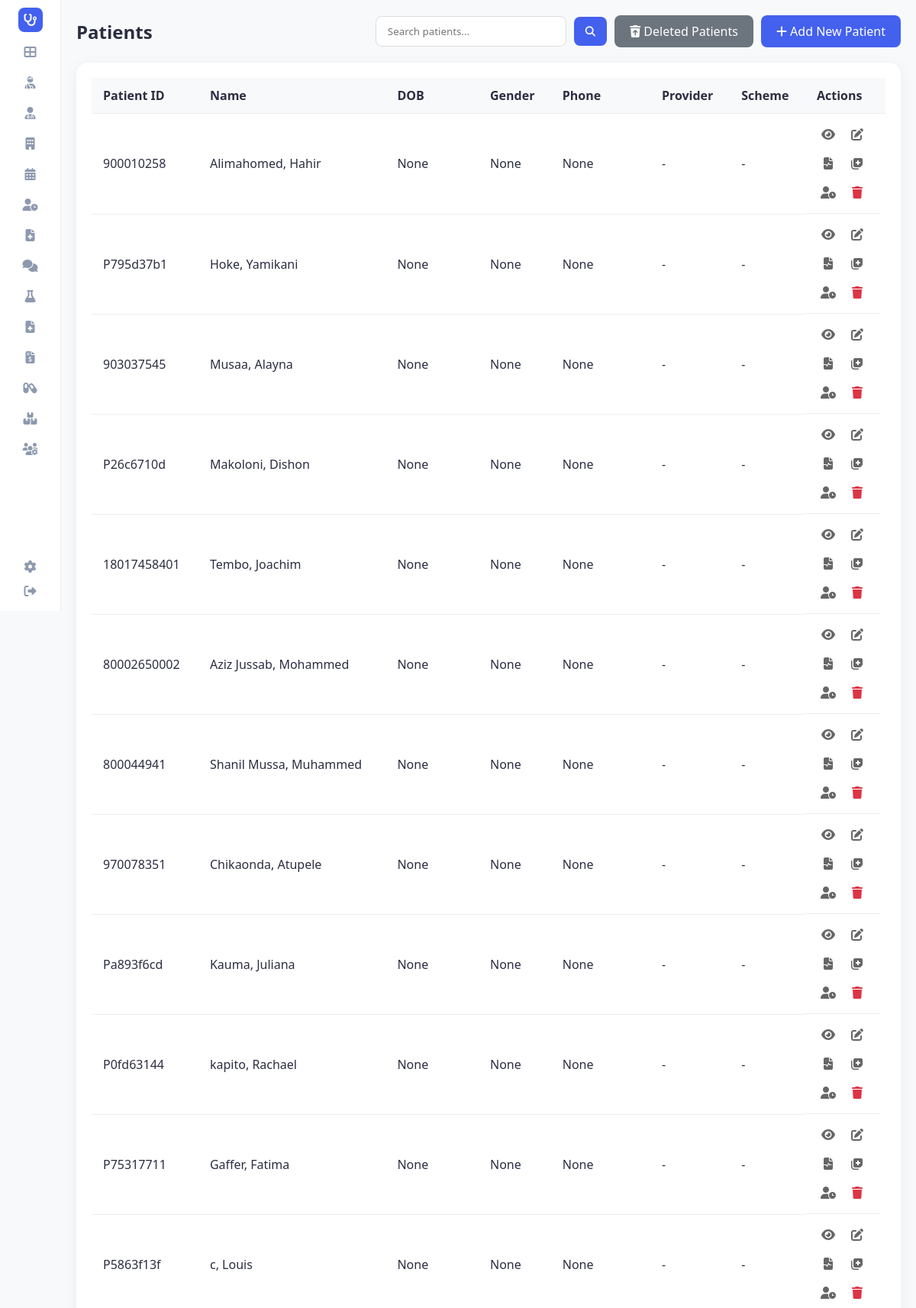
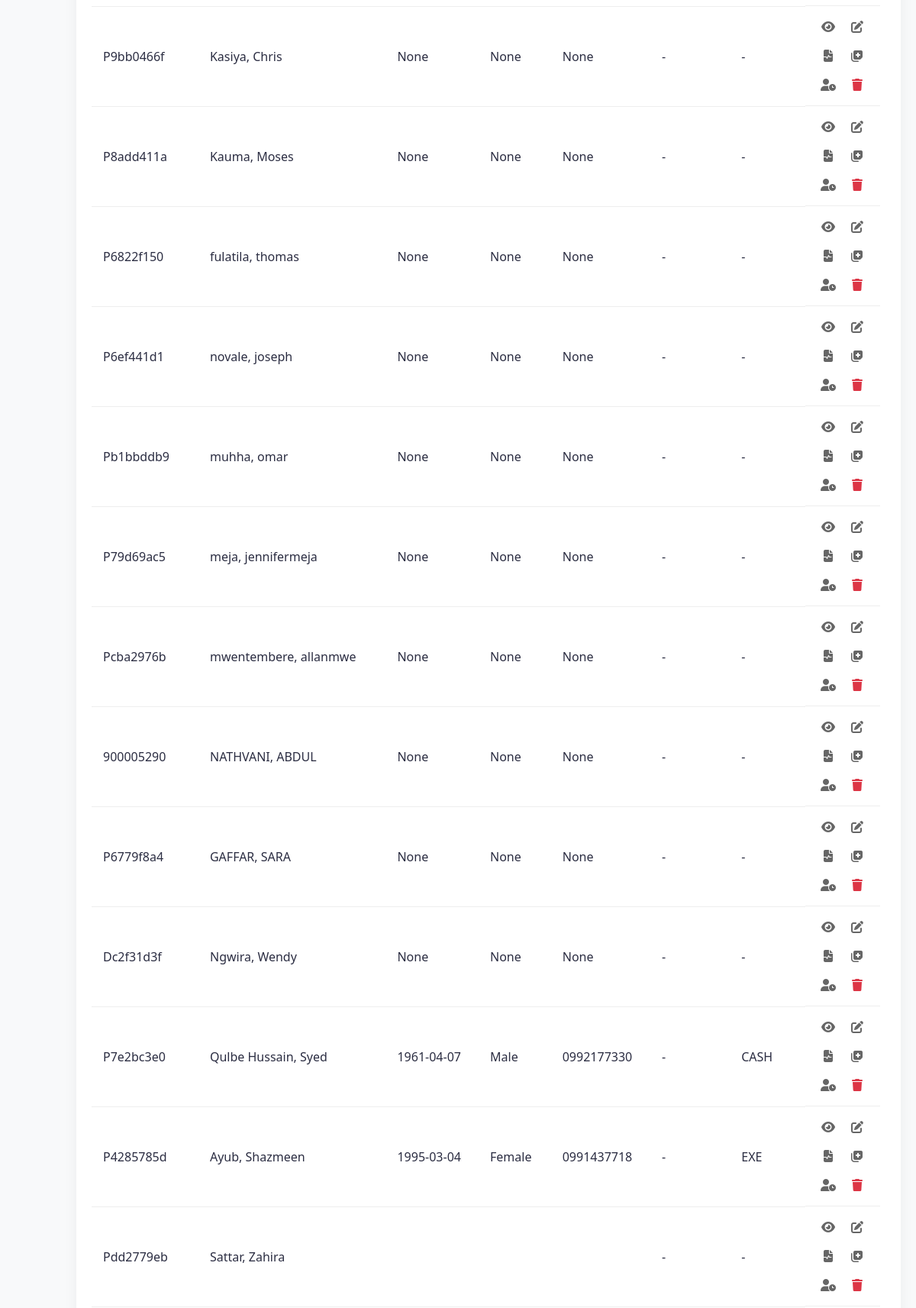
Screenshot of /patients (signed in, upper part) with the database file from the repository (2 pictures, top to bottom).
### tables this page shows
CREATE TABLE patients (
                patient_id TEXT PRIMARY KEY,
                first_name TEXT,
                last_name TEXT,
                date_of_birth TEXT,
                gender TEXT,
                phone TEXT,
                email TEXT,
                address TEXT,
                emergency_contact TEXT,
                blood_group TEXT,
                medical_history TEXT,
                created_date TEXT,
                scheme_provider TEXT,
                scheme_type TEXT
            , is_deleted INTEGER DEFAULT 0, deleted_at TEXT);

### app.py (the view)
@app.route('/patients')
def patients():
    page = request.args.get('page', 1, type=int)
    search_term = request.args.get('search', '').replace(',', ' ').strip()
    search_term = " ".join(search_term.split())
    per_page = 25
    conn = hms.db.get_connection()
    cursor = conn.cursor()
    if search_term:
        search_value = f"%{search_term}%"
        query_params = (search_value, search_value, search_value, search_value, search_value, search_value, search_value)
        cursor.execute("""
            SELECT * FROM patients
            WHERE is_deleted = 0 AND (
                patient_id LIKE ? OR first_name LIKE ? OR last_name LIKE ?
                OR (first_name || ' ' || last_name) LIKE ?
                OR (last_name || ' ' || first_name) LIKE ?
                OR REPLACE(first_name || ' ' || last_name, '  ', ' ') LIKE ?
                OR phone LIKE ?
            )
            ORDER BY rowid DESC LIMIT ? OFFSET ?
        """, (*query_params, per_page, (page - 1) * per_page))
        rows = cursor.fetchall()
        cursor.execute("""
            SELECT COUNT(*) FROM patients
            WHERE is_deleted = 0 AND (
                patient_id LIKE ? OR first_name LIKE ? OR last_name LIKE ?
                OR (first_name || ' ' || last_name) LIKE ?
                OR (last_name || ' ' || first_name) LIKE ?
                OR REPLACE(first_name || ' ' || last_name, '  ', ' ') LIKE ?
                OR phone LIKE ?
            )
        """, query_params)
        total_count = cursor.fetchone()[0]
    else:
        cursor.execute("SELECT * FROM patients WHERE is_deleted = 0 ORDER BY rowid DESC LIMIT ? OFFSET ?",
                       (per_page, (page - 1) * per_page))
        rows = cursor.fetchall()
        cursor.execute("SELECT COUNT(*) FROM patients WHERE is_deleted = 0")
        total_count = cursor.fetchone()[0]
    conn.close()
    patients_list = [hms.db._row_to_obj(Patient, row) for row in rows]
    total_pages = math.ceil(total_count / per_page) if total_count else 1
    return render_template('patients.html', patients=patients_list, page=page,
                           total_pages=total_pages, total_count=total_count, search_term=search_term)

### app.py (called while the page is built)
@app.before_request
def require_login():
    allowed_routes = ['login', 'register', 'static']
    if request.endpoint not in allowed_routes and 'user_id' not in session:
        return redirect(url_for('login'))

@app.context_processor
def inject_user():
    username = session.get('username')
    role = session.get('role')
    unread = 0
    if username:
        unread = hms.get_unread_count(username, role)
    return dict(current_user=username, current_role=role, unread_messages_count=unread, hms=hms)

### database/db_manager.py (called while the page is built)
    def get_connection(self):
        conn = sqlite3.connect(self.db_file)
        conn.row_factory = sqlite3.Row
        return conn

    def _row_to_obj(self, cls: Type[T], row: sqlite3.Row) -> T:
        d = dict(row)
        for field in fields(cls):
            if field.type in (dict, Dict[str, Any], list, List[Any]) and d.get(field.name):
                try:
                    d[field.name] = json.loads(d[field.name])
                except:
                    pass
            elif field.type == bool and field.name in d:
                d[field.name] = bool(d[field.name])
        allowed = {f.name for f in fields(cls)}
        filtered = {k: v for k, v in d.items() if k in allowed}
        return cls(**filtered)

### main.py (called while the page is built)
    def get_unread_count(self, user_id: str, role: str) -> int:
        conn = self.db.get_connection()
        cursor = conn.cursor()
        cursor.execute("""
            SELECT COUNT(*) FROM messages
            WHERE is_read = 0 AND (recipient_id = ? OR recipient_id = ? OR recipient_id = 'all')
        """, (user_id, role))
        count = cursor.fetchone()[0]
        conn.close()
        return count

### templates/patients.html (shortened to what this page needs)
<!DOCTYPE html>
<html lang="en">
<head>
    <link rel="stylesheet" href="{{ url_for('static', filename='style.css') }}">
    <link rel="stylesheet" href="https://cdnjs.cloudflare.com/ajax/libs/font-awesome/6.4.0/css/all.min.css">
</head>
<body>
    <div class="container">
        {% include 'sidebar.html' %}
        <main class="main-content">
            <div class="header-actions">
                <h2>Patients</h2>
                <div style="display: flex; gap: 10px;">
                    <form action="{{ url_for('patients') }}" method="get" class="search-form" style="display: flex; align-items: center; gap: 10px;">
                        <input type="text" name="search" placeholder="Search patients..." value="{{ search_term if search_term else '' }}" style="padding: 10px 15px; border: 1px solid #ddd; border-radius: 8px; outline: none; width: 250px;">
                        <button type="submit" style="background-color: #4361ee; color: white; border: none; padding: 10px 15px; border-radius: 8px; cursor: pointer;"><i class="fas fa-search"></i></button>
                    </form>
                    <a href="{{ url_for('deleted_patients') }}" class="btn-add" style="background-color: #6c757d;" title="View and recover deleted patients"><i class="fas fa-trash-restore"></i> Deleted Patients</a>
                    <a href="{{ url_for('add_patient') }}" class="btn-add"><i class="fas fa-plus"></i> Add New Patient</a>
                </div>
            </div>
            <div class="table-container">
                <table>
                    <thead>
                        <tr>
                            <th>Patient ID</th>
                            <th>Name</th>
                            <th>DOB</th>
                            <th>Gender</th>
                            <th>Phone</th>
                            <th>Provider</th>
                            <th>Scheme</th>
                            <th>Actions</th>
                        </tr>
                    </thead>
                    <tbody>
                        {% for patient in patients %}
                        <tr ondblclick="window.location.href='{{ url_for('patient_details', patient_id=patient.patient_id) }}'" style="cursor: pointer;" title="Double click to view details">
                            <td>{{ patient.patient_id }}</td>
                            <td>{{ patient.last_name }}, {{ patient.first_name }}</td>
                            <td>{{ patient.date_of_birth }}</td>
                            <td>{{ patient.gender }}</td>
                            <td>{{ patient.phone }}</td>
                            <td>{{ patient.scheme_provider or '-' }}</td>
                            <td>{{ patient.scheme_type or '-' }}</td>
                            <td class="actions">
                                <a href="{{ url_for('patient_details', patient_id=patient.patient_id) }}" title="View"><i class="fas fa-eye"></i></a>
                                <a href="{{ url_for('edit_patient', patient_id=patient.patient_id) }}" title="Edit"><i class="fas fa-edit"></i></a>
                                <a href="{{ url_for('patient_records', patient_id=patient.patient_id) }}" title="View All Records"><i class="fas fa-file-medical-alt"></i></a>
                                <a href="{{ url_for('create_medical_record', patient_id=patient.patient_id) }}" title="Create Medical Record"><i class="fas fa-notes-medical"></i></a>
                                <a href="{{ url_for('add_to_queue', patient_id=patient.patient_id) }}" title="Add to Queue"><i class="fas fa-user-clock"></i></a>
                                <a href="{{ url_for('delete_patient', patient_id=patient.patient_id) }}" class="delete" title="Delete" onclick="return confirm('Are you sure you want to delete this patient?')"><i class="fas fa-trash"></i></a>
                            </td>
                        </tr>
                        {% endfor %}
                    </tbody>
                </table>
            </div>
        </main>
    </div>
</body>
</html>

### static/style.css (style rules this page uses)
:root { --primary-color: #4361ee; --secondary-color: #3f37c9; --success-color: #4cc9f0; --warning-color: #f72585; --text-dark: #2b2d42; --text-light: #8d99ae; --bg-light: #f8f9fa; --white: #ffffff; --sidebar-width: 80px; --border-radius: 16px; --shadow: 0 4px 20px rgba(0, 0, 0, 0.05); }
* { margin: 0; padding: 0; box-sizing: border-box; font-family: 'Segoe UI', Tahoma, Geneva, Verdana, sans-serif; }
body { background-color: var(--bg-light); color: var(--text-dark); min-height: 100vh; margin: 0; }
.container { display: flex !important; min-height: 100vh !important; height: auto !important; overflow: visible !important; }
.main-content { flex: 1 !important; padding: 20px !important; display: flex; flex-direction: column; min-width: 0; }

### templates/patients.html (style rules this page uses)
.table-container { background-color: white; padding: 20px; border-radius: 16px; box-shadow: 0 4px 20px rgba(0, 0, 0, 0.05); }
.header-actions { display: flex; justify-content: space-between; align-items: center; margin-bottom: 20px; }
.btn-add { background-color: #4361ee; color: white; padding: 10px 20px; text-decoration: none; border-radius: 8px; font-weight: 500; }
table { width: 100%; border-collapse: collapse; }
th, td { padding: 12px 15px; text-align: left; border-bottom: 1px solid #eee; }
th { background-color: #f8f9fa; font-weight: 600; }
.actions { display: grid; grid-template-columns: repeat(2, 1fr); gap: 8px; width: fit-content; }
.actions a { margin-right: 0; color: #666; text-decoration: none; display: flex; align-items: center; justify-content: center; width: 30px; height: 30px; border-radius: 4px; transition: all 0.2s; }
.actions a.delete { color: #dc3545; }

### rows the page displays
patients: patient_id "900010258", last_name "Alimahomed", first_name "Hahir", date_of_birth "None", gender "None", phone "None", scheme_provider "-", scheme_type "-"
patients: patient_id "P795d37b1", last_name "Hoke", first_name "Yamikani", date_of_birth "None", gender "None", phone "None", scheme_provider "-", scheme_type "-"
patients: patient_id "903037545", last_name "Musaa", first_name "Alayna", date_of_birth "None", gender "None", phone "None", scheme_provider "-", scheme_type "-"
patients: patient_id "P26c6710d", last_name "Makoloni", first_name "Dishon", date_of_birth "None", gender "None", phone "None", scheme_provider "-", scheme_type "-"
patients: patient_id "18017458401", last_name "Tembo", first_name "Joachim", date_of_birth "None", gender "None", phone "None", scheme_provider "-", scheme_type "-"
patients: patient_id "80002650002", last_name "Aziz Jussab", first_name "Mohammed", date_of_birth "None", gender "None", phone "None", scheme_provider "-", scheme_type "-"
patients: patient_id "800044941", last_name "Shanil Mussa", first_name "Muhammed", date_of_birth "None", gender "None", phone "None", scheme_provider "-", scheme_type "-"
patients: patient_id "970078351", last_name "Chikaonda", first_name "Atupele", date_of_birth "None", gender "None", phone "None", scheme_provider "-", scheme_type "-"
patients: patient_id "Pa893f6cd", last_name "Kauma", first_name "Juliana", date_of_birth "None", gender "None", phone "None", scheme_provider "-", scheme_type "-"
patients: patient_id "P0fd63144", last_name "kapito", first_name "Rachael", date_of_birth "None", gender "None", phone "None", scheme_provider "-", scheme_type "-"
patients: patient_id "P75317711", last_name "Gaffer", first_name "Fatima", date_of_birth "None", gender "None", phone "None", scheme_provider "-", scheme_type "-"
patients: patient_id "P5863f13f", last_name "c", first_name "Louis", date_of_birth "None", gender "None", phone "None", scheme_provider "-", scheme_type "-"
patients: patient_id "P9bb0466f", last_name "Kasiya", first_name "Chris", date_of_birth "None", gender "None", phone "None", scheme_provider "-", scheme_type "-"
patients: patient_id "P8add411a", last_name "Kauma", first_name "Moses", date_of_birth "None", gender "None", phone "None", scheme_provider "-", scheme_type "-"
patients: patient_id "P6822f150", last_name "fulatila", first_name "thomas", date_of_birth "None", gender "None", phone "None", scheme_provider "-", scheme_type "-"
patients: patient_id "P6ef441d1", last_name "novale", first_name "joseph", date_of_birth "None", gender "None", phone "None", scheme_provider "-", scheme_type "-"
patients: patient_id "Pb1bbddb9", last_name "muhha", first_name "omar", date_of_birth "None", gender "None", phone "None", scheme_provider "-", scheme_type "-"
patients: patient_id "P79d69ac5", last_name "meja", first_name "jennifermeja", date_of_birth "None", gender "None", phone "None", scheme_provider "-", scheme_type "-"
patients: patient_id "Pcba2976b", last_name "mwentembere", first_name "allanmwe", date_of_birth "None", gender "None", phone "None", scheme_provider "-", scheme_type "-"
patients: patient_id "900005290", last_name "NATHVANI", first_name "ABDUL", date_of_birth "None", gender "None", phone "None", scheme_provider "-", scheme_type "-"
patients: patient_id "P6779f8a4", last_name "GAFFAR", first_name "SARA", date_of_birth "None", gender "None", phone "None", scheme_provider "-", scheme_type "-"
patients: patient_id "Dc2f31d3f", last_name "Ngwira", first_name "Wendy", date_of_birth "None", gender "None", phone "None", scheme_provider "-", scheme_type "-"
patients: patient_id "P7e2bc3e0", last_name "Qulbe Hussain", first_name "Syed", date_of_birth "1961-04-07", gender "Male", phone "0992177330", scheme_provider "-", scheme_type "CASH"
patients: patient_id "P4285785d", last_name "Ayub", first_name "Shazmeen", date_of_birth "1995-03-04", gender "Female", phone "0991437718", scheme_provider "-", scheme_type "EXE"
patients: patient_id "Pdd2779eb", last_name "Sattar", first_name "Zahira", scheme_provider "-", scheme_type "-"
